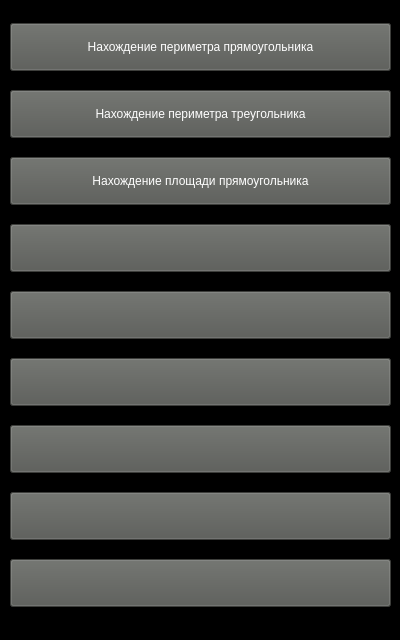
<?xml version="1.0" encoding="UTF-8"?>
<ui version="4.0">
 <class>SecondWindow</class>
 <widget class="QMainWindow" name="SecondWindow">
  <property name="geometry">
   <rect>
    <x>0</x>
    <y>0</y>
    <width>400</width>
    <height>640</height>
   </rect>
  </property>
  <property name="minimumSize">
   <size>
    <width>400</width>
    <height>640</height>
   </size>
  </property>
  <property name="maximumSize">
   <size>
    <width>400</width>
    <height>640</height>
   </size>
  </property>
  <property name="windowTitle">
   <string>setMode</string>
  </property>
  <property name="styleSheet">
   <string notr="true">background: black;</string>
  </property>
  <widget class="QWidget" name="centralwidget">
   <property name="styleSheet">
    <string notr="true">QPushButton{
	color: white;
	background-color: rgb(85, 87, 83);
	height: 40px; 
}
QPushButton:hover{
	background-color: rgb(136, 138, 133);
}</string>
   </property>
   <property name="locale">
    <locale language="Russian" country="Russia"/>
   </property>
   <widget class="QWidget" name="verticalLayoutWidget">
    <property name="geometry">
     <rect>
      <x>10</x>
      <y>10</y>
      <width>381</width>
      <height>611</height>
     </rect>
    </property>
    <layout class="QVBoxLayout" name="verticalLayout">
     <item>
      <widget class="QPushButton" name="pushButton">
       <property name="styleSheet">
        <string notr="true"/>
       </property>
       <property name="text">
        <string>Нахождение периметра прямоугольника</string>
       </property>
      </widget>
     </item>
     <item>
      <widget class="QPushButton" name="pushButton_2">
       <property name="styleSheet">
        <string notr="true"/>
       </property>
       <property name="text">
        <string>Нахождение периметра треугольника</string>
       </property>
      </widget>
     </item>
     <item>
      <widget class="QPushButton" name="pushButton_3">
       <property name="styleSheet">
        <string notr="true"/>
       </property>
       <property name="text">
        <string>Нахождение площади прямоугольника</string>
       </property>
      </widget>
     </item>
     <item>
      <widget class="QPushButton" name="pushButton_4">
       <property name="styleSheet">
        <string notr="true"/>
       </property>
       <property name="text">
        <string/>
       </property>
      </widget>
     </item>
     <item>
      <widget class="QPushButton" name="pushButton_5">
       <property name="styleSheet">
        <string notr="true"/>
       </property>
       <property name="text">
        <string/>
       </property>
      </widget>
     </item>
     <item>
      <widget class="QPushButton" name="pushButton_6">
       <property name="styleSheet">
        <string notr="true"/>
       </property>
       <property name="text">
        <string/>
       </property>
      </widget>
     </item>
     <item>
      <widget class="QPushButton" name="pushButton_7">
       <property name="styleSheet">
        <string notr="true"/>
       </property>
       <property name="text">
        <string/>
       </property>
      </widget>
     </item>
     <item>
      <widget class="QPushButton" name="pushButton_8">
       <property name="styleSheet">
        <string notr="true"/>
       </property>
       <property name="text">
        <string/>
       </property>
      </widget>
     </item>
     <item>
      <widget class="QPushButton" name="pushButton_9">
       <property name="styleSheet">
        <string notr="true"/>
       </property>
       <property name="text">
        <string/>
       </property>
      </widget>
     </item>
    </layout>
   </widget>
  </widget>
 </widget>
 <resources/>
 <connections/>
</ui>
